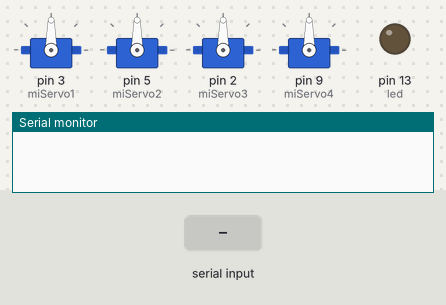
Simulated run of this sketch. Board: Arduino Uno, built with avr-gcc and run on an emulated ATmega328P. Shown: 4 × servo, output pins drawn as LEDs (lit = HIGH), the last lines printed to the serial monitor. Inputs (shaded band) come from the test bench.

Above: at 1.2 s.
1.3 s: "1" received over Serial
At 2.7 s:
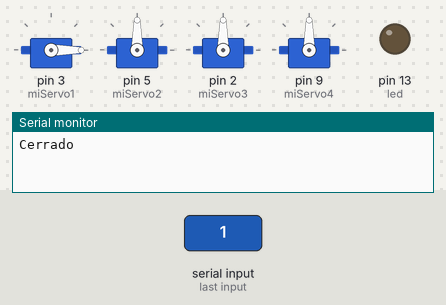
3.0 s: "2" received over Serial
At 4.1 s:
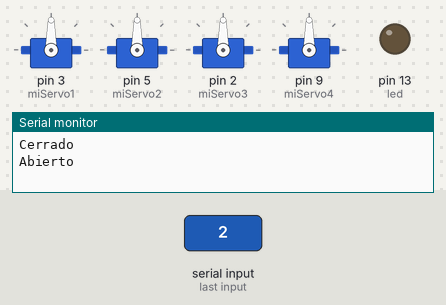
4.6 s: "4" received over Serial
At 5.3 s:
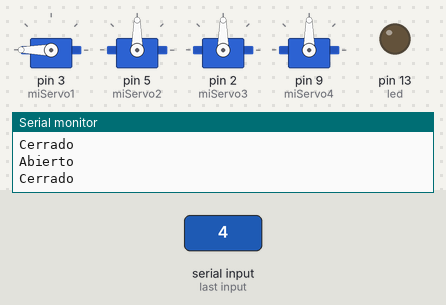
6.2 s: "3" received over Serial
At 6.6 s:
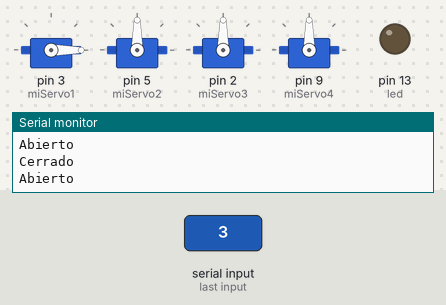
Timing chart, 0 to 8.8 s (numbered marks = the images above; inputs shaded):
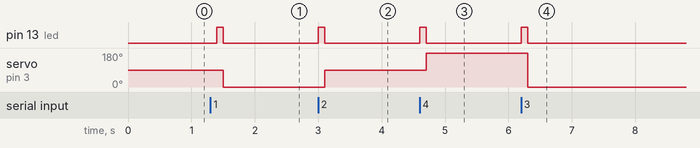

Measured:
- after the input at 1.3 s, pin 13 (led): LOW → HIGH after 0.10 s, → LOW 0.10 s later; servo on pin 3 (miServo1): 90° → 0° after 0.20 s
- after the input at 3.0 s, pin 13 (led): LOW → HIGH at once, → LOW 0.10 s later; servo on pin 3 (miServo1): 0° → 90° after 0.10 s
- after the input at 4.6 s, pin 13 (led): LOW → HIGH at once, → LOW 0.10 s later; servo on pin 3 (miServo1): 90° → 180° after 0.10 s
- after the input at 6.2 s, pin 13 (led): LOW → HIGH at once, → LOW 0.10 s later; servo on pin 3 (miServo1): 180° → 0° after 0.10 s

The sketch:

servo.ino
```cpp
#include <Servo.h>

int option;
int led = 13;
Servo miServo1;
Servo miServo2;
Servo miServo3;
Servo miServo4;
void setup()
{
  Serial.begin(9600);
  pinMode(led, OUTPUT);
  miServo1.attach(3);
  miServo2.attach(5);
  miServo3.attach(2);
  miServo4.attach(9);

  miServo1.write(90);
  miServo2.write(90);
  miServo3.write(90);
  miServo4.write(90);
}

void loop()
{
  delay(100);
  //si existe datos disponibles los leemos
  if (Serial.available()>0)
  {
    option=Serial.read();
    if(option=='1')
    {
      digitalWrite(led, HIGH);
      delay(100);
      digitalWrite(led, LOW);
      Serial.println("Cerrado");
      miServo1.write(0);
    }
    if(option=='2')
    {
      digitalWrite(led, HIGH);
      delay(100);
      digitalWrite(led, LOW);
      Serial.println("Abierto");
      miServo1.write(90);
    }

    //////////////////////////////SUPERIOR DERECHA
    if(option=='3')
    {
      digitalWrite(led, HIGH);
      delay(100);
      digitalWrite(led, LOW);
      Serial.println("Abierto");
      miServo1.write(0);//180
    }
    if(option=='4')
    {
      digitalWrite(led, HIGH);
      delay(100);
      digitalWrite(led, LOW);
      Serial.println("Cerrado");
      miServo1.write(180);//90
    }

  }

}
```
